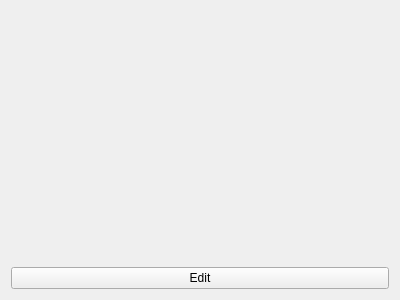
<ui version="4.0" >
 <class>GestureWidget</class>
 <widget class="QWidget" name="GestureWidget" >
  <property name="geometry" >
   <rect>
    <x>0</x>
    <y>0</y>
    <width>400</width>
    <height>300</height>
   </rect>
  </property>
  <layout class="QVBoxLayout" name="verticalLayout" >
   <item>
    <widget class="GestureDrawer" native="1" name="gesture" />
   </item>
   <item>
    <widget class="QPushButton" name="edit_button" >
     <property name="text" >
      <string>Edit</string>
     </property>
    </widget>
   </item>
  </layout>
 </widget>
 <customwidgets>
  <customwidget>
   <class>KLineEdit</class>
   <extends>QLineEdit</extends>
   <header>klineedit.h</header>
  </customwidget>
  <customwidget>
   <class>GestureDrawer</class>
   <extends>QWidget</extends>
   <header>helper_widgets/gesture_drawer.h</header>
   <container>1</container>
  </customwidget>
 </customwidgets>
 <tabstops>
  <tabstop>edit_button</tabstop>
 </tabstops>
 <resources/>
 <connections/>
</ui>
